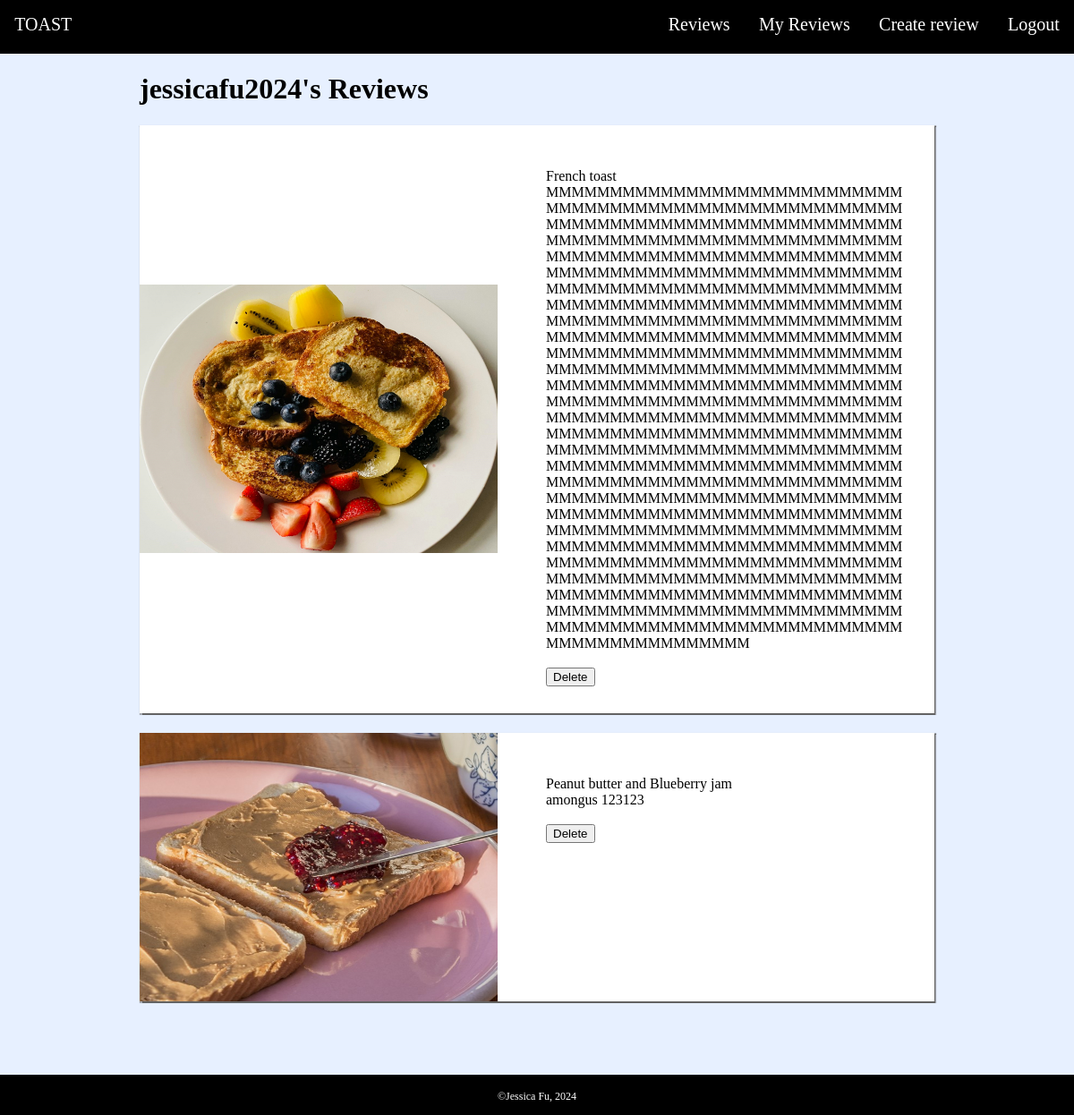
The app's page /my_reviews (signed in) with its own data.
### tables this page shows
CREATE TABLE Reviews (id INTEGER PRIMARY KEY AUTOINCREMENT, user_id INTEGER REFERENCES Users (id), review TEXT NOT NULL, toast_id INTEGER, approval INTEGER);

CREATE TABLE Toast (id INTEGER PRIMARY KEY AUTOINCREMENT, description TEXT NOT NULL, photo TEXT);

### routes.py (the view, shortened to what this page needs)
@app.route('/my_reviews', methods=['GET', 'POST'])
def my_reviews():
    if request.method == 'GET':
        if 'username' not in session:
            return redirect(url_for('login'))
        else:
            query = "SELECT t.description, r.review, r.id, t.photo \
                    FROM reviews AS r \
                    JOIN Users as u ON r.user_id = u.id \
                    JOIN Toast AS t ON t.id = r.toast_id WHERE username = ?"
            reviews = (sql_queries(query, 1, (session["username"], )))
            return render_template('my_reviews.html',
                                   reviews=reviews,
                                   username=session['username'])

### routes.py (called while the page is built)
def sql_queries(query, option, data=None):
    connection = sqlite3.connect('toast.db')
    cursor = connection.cursor()
    if data:
        cursor.execute(query, data)
    else:
        cursor.execute(query)
    if option == 0:
        result = cursor.fetchone()
        return result
    elif option == 1:
        result = cursor.fetchall()
        return result
    else:
        connection.commit()
    connection.close()

### templates/my_reviews.html (shortened to what this page needs)
{% extends 'layout.html' %}
   {% block main -%}
   {% if reviews == [] %}
    <div class="norevgridcontainer">
    <h1>{{ username }}'s Reviews</h1>
    {% with messages = get_flashed_messages() %}
    {% if messages %}
       {% for message in messages %}
          {{ message }}
       {% endfor %}
    {% endif %}
   {% endwith %}
    <div class="myRevGridItem">
    <div class="norevtext">You have no reviews :C</div>
    <img  height="400px" width="400px" alt="toastwitheyes" src="/static/images/A_piece_of_toast_with_eyes.jpg">
    </div>
</div>
{% else %}
<div class="myRevGridContainer">
<h1>{{ username }}'s Reviews</h1>
     {% for review in reviews %}
     <div class="myRevGridItem">
        <div class="myrevphoto">
            <img height="300px" width="400px" alt="toastphoto" src="{{review[3]}}">
        </div>
        <div class="myrevtext">
            <br>
            {{ review[0] }}
            <br>
            {{ review[1] }}
            <br><br>
            <form action="/my_reviews" method="post">
            <input type="submit" value="Delete">
            </form>
        </div>
    </div>
    {% endfor %}
</div>
{% endif %}
{%- endblock %}

### static/style.css (style rules this page uses)
body { word-wrap: break-word; background-color: rgb(231, 240, 255); margin:0%; font-family:'calibri'; height:auto; }
.myRevGridContainer { margin-left:13%; margin-right:13%; margin-bottom:5%; display:grid; height:min-content; min-height:78vh; }
.myRevGridItem { box-shadow: 1px 0.5px 1px 1px rgb(99, 99, 99); display:grid; grid-template-columns: 1fr 1fr; height:min-content; margin-bottom: 2.5%; background-color: white; }
.myrevtext { padding:30px; padding-left:10px; inline-size:400px; width:400px; }
.myrevphoto { margin-top:auto; margin-bottom:auto; font-size:0; }

### records on screen
Reviews: photo (picture), description "French toast", review "MMMMMMMMMMMMMMMMMMMMMMMMMMMMMMMMMMMMMMMMMMMMMMMMMMMMMMMMMMMMMMMMMMMMMMMMMMMMMMMMMMMMMMMMMMMMMMMMMMMMMMMMMMMMMMMMMMMMMMMMMMMMMMMMMMMMMMMMMMMMMMMMMMMMMMMMMMMMMMMMMMMMMMMMMMMMMMMMMMMMMMMMMMMMMMMMMMMMMMMMMMMMMMMMMMMMMMMMMMMMMMMMMMMMMMMMMMMMMMMMMMMMMMMMMMMMMMMMMMMMMMMMMMMMMMMMMMMMMMMMMMMMMMMMMMMMMMMMMMMMMMMMMMMMMMMMMMMMMMMMMMMMMMMMMMMMMMMMMMMMMMMMMMMMMMMMMMMMMMMMMMMMMMMMMMMMMMMMMMMMMMMMMMMMMMMMMMMMMMMMMMMMMMMMMMMMMMMMMMMMMMMMMMMMMMMMMMMMMMMMMMMMMMMMMMMMMMMMMMMMMMMMMMMMMMMMMMMMMMMMMMMMMMMMMMMMMMMMMMMMMMMMMMMMMMMMMMMMMMMMMMMMMMMMMMMMMMMMMMMMMMMMMMMMMMMMMMMMMMMMMMMMMMMMMMMMMMMMMMMMMMMMMMMMMMMMMMMMMMMMMMMMMMMMMMMMMMMMMMMMMMMMMMMMMMMMMMMMMMMMMMMMMMMMMMMMMMMMMMMMMMMMMMMMMMMMMMMMMMMMMMMMMMMMMMMMMMMMMMMM…"
Reviews: photo (picture), description "Peanut butter and Blueberry jam", review "amongus 123123"

### other values on screen
{{ username }} "jessicafu2024"
